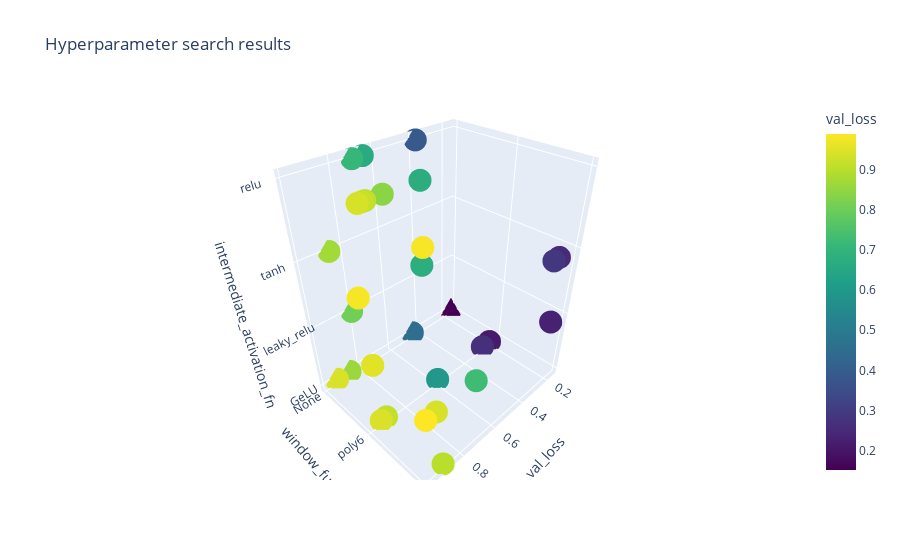

Here is the notebook cell this chart was saved with:
### Code cell
# Create 3D scatterplot
fig = px.scatter_3d(
    df,
    x='val_loss',
    y='window_function',
    z='intermediate_activation_fn',
    color='val_loss',
    color_continuous_scale='viridis',
    title='Hyperparameter search results',
)
fig.show()


# Create radius chart
fig = px.scatter_polar(
    df,
    r='val_loss',
    theta='window_function',
    color='val_loss',
    color_continuous_scale='viridis',
    title='Hyperparameter search results',
)
fig.show()

# create an actual radius chart for all dimensions of df
# https://plotly.com/python/radar-chart/

### Figure 1 — Plotly figure (JSON) as saved in the notebook; plotly's stock layout.template omitted (floating-point values rounded to 4 significant figures)
{"data": [{"hovertemplate": "val_loss=%{marker.color}<br>window_function=%{y}<br>intermediate_activation_fn=%{z}<extra></extra>", "legendgroup": "", "marker": {"color": [0.152, 0.2104, 0.2308, 0.2526, 0.2679, 0.2904, 0.3848, 0.4517, 0.5957, 0.6613, 0.6737, 0.6765, 0.7109, 0.7254, 0.8056, 0.8387, 0.862, 0.8704, 0.902, 0.9086, 0.9124, 0.9206, 0.9355, 0.9366, 0.9381, 0.9412, 0.9415, 0.9517, 0.9779, 0.9803, 0.9882], "coloraxis": "coloraxis", "symbol": "circle"}, "mode": "markers", "name": "", "scene": "scene", "showlegend": false, "type": "scatter3d", "x": [0.152, 0.2104, 0.2308, 0.2526, 0.2679, 0.2904, 0.3848, 0.4517, 0.5957, 0.6613, 0.6737, 0.6765, 0.7109, 0.7254, 0.8056, 0.8387, 0.862, 0.8704, 0.902, 0.9086, 0.9124, 0.9206, 0.9355, 0.9366, 0.9381, 0.9412, 0.9415, 0.9517, 0.9779, 0.9803, 0.9882], "y": ["None", "poly6", "gaussian", "gaussian", "poly6", "gaussian", "None", "None", "poly6", "None", "poly6", "poly6", "None", "gaussian", "None", "poly6", "None", "None", "gaussian", "poly6", "poly6", "poly6", "None", "gaussian", "poly6", "None", "poly6", "poly6", "poly6", "gaussian", "gaussian"], "z": ["GeLU", "GeLU", "leaky_relu", "tanh", "GeLU", "tanh", "relu", "GeLU", "GeLU", "relu", "relu", "tanh", "relu", "leaky_relu", "leaky_relu", "relu", "GeLU", "tanh", "GeLU", "relu", "GeLU", "relu", "GeLU", "leaky_relu", "relu", "GeLU", "GeLU", "leaky_relu", "tanh", "relu", "leaky_relu"]}], "layout": {"coloraxis": {"colorbar": {"title": {"text": "val_loss"}}, "colorscale": [[0, "#440154"], [0.1111, "#482878"], [0.2222, "#3e4989"], [0.3333, "#31688e"], [0.4444, "#26828e"], [0.5556, "#1f9e89"], [0.6667, "#35b779"], [0.7778, "#6ece58"], [0.8889, "#b5de2b"], [1, "#fde725"]]}, "legend": {"tracegroupgap": 0}, "scene": {"domain": {"x": [0, 1], "y": [0, 1]}, "xaxis": {"title": {"text": "val_loss"}}, "yaxis": {"title": {"text": "window_function"}}, "zaxis": {"title": {"text": "intermediate_activation_fn"}}}, "title": {"text": "Hyperparameter search results"}}}
